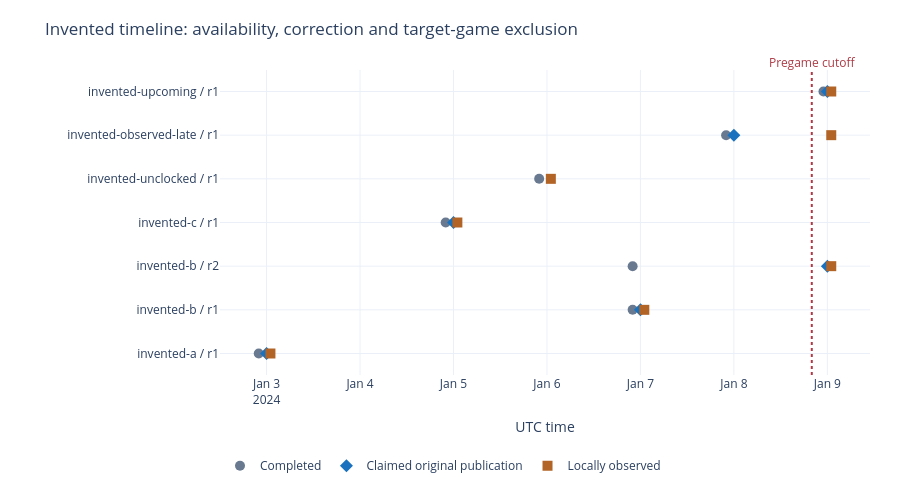

Notebook code cell kept with this figure:
### Markdown cell above
## 1. Four clocks are not interchangeable

Each invented observation retains completion, publication, observation and revision identity. Strict eligibility requires an asserted original publication clock and both publication and observation before cutoff. **The verification flags here are synthetic caller assertions, not independently verified publication evidence.**

The correction to `invented-b` is released after cutoff, so the previous revision supplies the issued features. A backdated publication cannot defeat a later observation clock. The target game's own outcome is excluded by event identity even if a timestamp claims earlier availability.

### Code cell
fig=go.Figure()
for field,label,color,symbol in [("completed_at","Completed","#687990","circle"),("published_at","Claimed original publication","#1a72be","diamond"),("observed_at","Locally observed","#b26427","square")]:
    visible=[r for r in records if getattr(r,field) is not None]
    fig.add_trace(go.Scatter(x=[getattr(r,field) for r in visible],y=[f"{r.event} / r{r.revision}" for r in visible],mode="markers",name=label,marker={"size":10,"color":color,"symbol":symbol},customdata=[[r.team,r.original_clock_verified]for r in visible],hovertemplate="%{y}<br>%{x}<br>Invented team=%{customdata[0]}<br>Asserted clock flag=%{customdata[1]}<extra>%{fullData.name}</extra>"))
fig.add_shape(type="line",x0=request.cutoff,x1=request.cutoff,y0=0,y1=1,yref="paper",line={"dash":"dot","color":"#ad3a45"})
fig.add_annotation(x=request.cutoff,y=1.06,yref="paper",text="Pregame cutoff",showarrow=False,font={"color":"#ad3a45"})
fig.update_layout(title="Invented timeline: availability, correction and target-game exclusion",height=500,template="plotly_white",xaxis={"type":"date","title":"UTC time"},legend={"orientation":"h","y":-0.25},margin={"l":220,"r":30,"t":70,"b":125})
fig.show()

### Figure 1 — Plotly figure (JSON) as saved in the notebook; plotly's stock layout.template omitted (floating-point values rounded to 4 significant figures)
{"data": [{"customdata": [["Amber", true], ["Amber", true], ["Amber", true], ["Cobalt", true], ["Amber", false], ["Cobalt", true], ["Amber", true]], "hovertemplate": "%{y}<br>%{x}<br>Invented team=%{customdata[0]}<br>Asserted clock flag=%{customdata[1]}<extra>%{fullData.name}</extra>", "marker": {"color": "#687990", "size": 10, "symbol": "circle"}, "mode": "markers", "name": "Completed", "type": "scatter", "x": ["2024-01-02T22:00:00Z", "2024-01-06T22:00:00Z", "2024-01-06T22:00:00Z", "2024-01-04T22:00:00Z", "2024-01-05T22:00:00Z", "2024-01-07T22:00:00Z", "2024-01-08T23:00:00Z"], "y": ["invented-a / r1", "invented-b / r1", "invented-b / r2", "invented-c / r1", "invented-unclocked / r1", "invented-observed-late / r1", "invented-upcoming / r1"]}, {"customdata": [["Amber", true], ["Amber", true], ["Amber", true], ["Cobalt", true], ["Cobalt", true], ["Amber", true]], "hovertemplate": "%{y}<br>%{x}<br>Invented team=%{customdata[0]}<br>Asserted clock flag=%{customdata[1]}<extra>%{fullData.name}</extra>", "marker": {"color": "#1a72be", "size": 10, "symbol": "diamond"}, "mode": "markers", "name": "Claimed original publication", "type": "scatter", "x": ["2024-01-03T00:00:00Z", "2024-01-07T00:00:00Z", "2024-01-09T00:00:00Z", "2024-01-05T00:00:00Z", "2024-01-08T00:00:00Z", "2024-01-09T00:00:00Z"], "y": ["invented-a / r1", "invented-b / r1", "invented-b / r2", "invented-c / r1", "invented-observed-late / r1", "invented-upcoming / r1"]}, {"customdata": [["Amber", true], ["Amber", true], ["Amber", true], ["Cobalt", true], ["Amber", false], ["Cobalt", true], ["Amber", true]], "hovertemplate": "%{y}<br>%{x}<br>Invented team=%{customdata[0]}<br>Asserted clock flag=%{customdata[1]}<extra>%{fullData.name}</extra>", "marker": {"color": "#b26427", "size": 10, "symbol": "square"}, "mode": "markers", "name": "Locally observed", "type": "scatter", "x": ["2024-01-03T01:00:00Z", "2024-01-07T01:00:00Z", "2024-01-09T01:00:00Z", "2024-01-05T01:00:00Z", "2024-01-06T01:00:00Z", "2024-01-09T01:00:00Z", "2024-01-09T01:00:00Z"], "y": ["invented-a / r1", "invented-b / r1", "invented-b / r2", "invented-c / r1", "invented-unclocked / r1", "invented-observed-late / r1", "invented-upcoming / r1"]}], "layout": {"annotations": [{"font": {"color": "#ad3a45"}, "showarrow": false, "text": "Pregame cutoff", "x": "2024-01-08T20:00:00Z", "y": 1.06, "yref": "paper"}], "height": 500, "legend": {"orientation": "h", "y": -0.25}, "margin": {"b": 125, "l": 220, "r": 30, "t": 70}, "shapes": [{"line": {"color": "#ad3a45", "dash": "dot"}, "type": "line", "x0": "2024-01-08T20:00:00Z", "x1": "2024-01-08T20:00:00Z", "y0": 0, "y1": 1, "yref": "paper"}], "title": {"text": "Invented timeline: availability, correction and target-game exclusion"}, "xaxis": {"title": {"text": "UTC time"}, "type": "date"}}}
